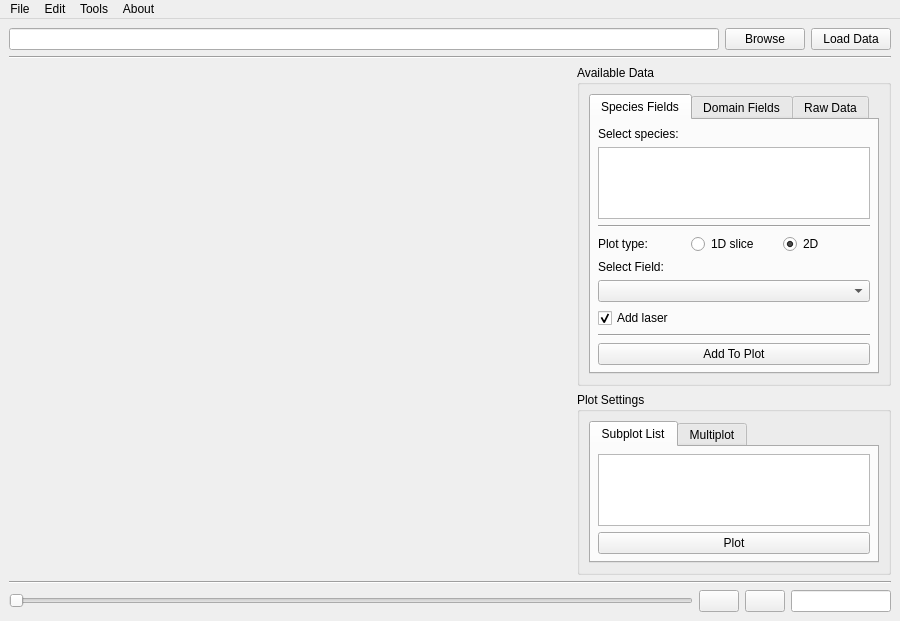
<?xml version="1.0" encoding="UTF-8"?>
<ui version="4.0">
 <class>DataVisualizer</class>
 <widget class="QMainWindow" name="DataVisualizer">
  <property name="geometry">
   <rect>
    <x>0</x>
    <y>0</y>
    <width>900</width>
    <height>611</height>
   </rect>
  </property>
  <property name="windowTitle">
   <string>VisualPIC</string>
  </property>
  <widget class="QWidget" name="centralwidget">
   <property name="enabled">
    <bool>true</bool>
   </property>
   <layout class="QHBoxLayout" name="horizontalLayout_5">
    <item>
     <layout class="QGridLayout" name="gridLayout">
      <item row="3" column="1">
       <widget class="Line" name="line">
        <property name="orientation">
         <enum>Qt::Horizontal</enum>
        </property>
       </widget>
      </item>
      <item row="1" column="1">
       <widget class="Line" name="line_2">
        <property name="orientation">
         <enum>Qt::Horizontal</enum>
        </property>
       </widget>
      </item>
      <item row="0" column="1">
       <layout class="QHBoxLayout" name="horizontalLayout">
        <item>
         <widget class="QLineEdit" name="folderLocation_lineEdit"/>
        </item>
        <item>
         <widget class="QPushButton" name="browse_Button">
          <property name="text">
           <string>Browse</string>
          </property>
         </widget>
        </item>
        <item>
         <widget class="QPushButton" name="loadData_Button">
          <property name="text">
           <string>Load Data</string>
          </property>
         </widget>
        </item>
       </layout>
      </item>
      <item row="4" column="1">
       <layout class="QHBoxLayout" name="horizontalLayout_2">
        <item>
         <widget class="QSlider" name="timeStep_Slider">
          <property name="sizePolicy">
           <sizepolicy hsizetype="Expanding" vsizetype="Minimum">
            <horstretch>0</horstretch>
            <verstretch>0</verstretch>
           </sizepolicy>
          </property>
          <property name="orientation">
           <enum>Qt::Horizontal</enum>
          </property>
         </widget>
        </item>
        <item>
         <widget class="QPushButton" name="prevStep_Button">
          <property name="text">
           <string/>
          </property>
         </widget>
        </item>
        <item>
         <widget class="QPushButton" name="nextStep_Button">
          <property name="text">
           <string/>
          </property>
         </widget>
        </item>
        <item>
         <widget class="QLineEdit" name="timeStep_LineEdit">
          <property name="maximumSize">
           <size>
            <width>100</width>
            <height>16777215</height>
           </size>
          </property>
         </widget>
        </item>
       </layout>
      </item>
      <item row="2" column="1">
       <layout class="QHBoxLayout" name="horizontalLayout_3">
        <item>
         <widget class="QWidget" name="plot_Widget" native="true">
          <property name="minimumSize">
           <size>
            <width>500</width>
            <height>500</height>
           </size>
          </property>
          <layout class="QVBoxLayout" name="plotWidget_layout">
           <property name="leftMargin">
            <number>0</number>
           </property>
           <property name="topMargin">
            <number>0</number>
           </property>
           <property name="rightMargin">
            <number>0</number>
           </property>
           <property name="bottomMargin">
            <number>0</number>
           </property>
          </layout>
         </widget>
        </item>
        <item>
         <widget class="QWidget" name="widget_2" native="true">
          <property name="sizePolicy">
           <sizepolicy hsizetype="Maximum" vsizetype="Preferred">
            <horstretch>0</horstretch>
            <verstretch>0</verstretch>
           </sizepolicy>
          </property>
          <property name="maximumSize">
           <size>
            <width>16777215</width>
            <height>16777215</height>
           </size>
          </property>
          <layout class="QVBoxLayout" name="verticalLayout_3">
           <property name="leftMargin">
            <number>0</number>
           </property>
           <property name="topMargin">
            <number>0</number>
           </property>
           <property name="rightMargin">
            <number>0</number>
           </property>
           <property name="bottomMargin">
            <number>0</number>
           </property>
           <item>
            <widget class="QGroupBox" name="groupBox_3">
             <property name="maximumSize">
              <size>
               <width>16777215</width>
               <height>16777215</height>
              </size>
             </property>
             <property name="title">
              <string>Available Data</string>
             </property>
             <layout class="QVBoxLayout" name="verticalLayout_6">
              <item>
               <widget class="QTabWidget" name="tabWidget">
                <property name="maximumSize">
                 <size>
                  <width>16777215</width>
                  <height>16777215</height>
                 </size>
                </property>
                <property name="currentIndex">
                 <number>0</number>
                </property>
                <widget class="QWidget" name="tab">
                 <attribute name="title">
                  <string>Species Fields</string>
                 </attribute>
                 <layout class="QVBoxLayout" name="verticalLayout_5">
                  <property name="leftMargin">
                   <number>7</number>
                  </property>
                  <property name="topMargin">
                   <number>7</number>
                  </property>
                  <property name="rightMargin">
                   <number>7</number>
                  </property>
                  <property name="bottomMargin">
                   <number>7</number>
                  </property>
                  <item>
                   <widget class="QLabel" name="label">
                    <property name="text">
                     <string>Select species:</string>
                    </property>
                   </widget>
                  </item>
                  <item>
                   <widget class="QListView" name="selectedSpecies_listView">
                    <property name="maximumSize">
                     <size>
                      <width>16777215</width>
                      <height>16777215</height>
                     </size>
                    </property>
                   </widget>
                  </item>
                  <item>
                   <widget class="Line" name="line_3">
                    <property name="orientation">
                     <enum>Qt::Horizontal</enum>
                    </property>
                   </widget>
                  </item>
                  <item>
                   <layout class="QHBoxLayout" name="horizontalLayout_16">
                    <item>
                     <widget class="QLabel" name="label_12">
                      <property name="text">
                       <string>Plot type:</string>
                      </property>
                     </widget>
                    </item>
                    <item>
                     <widget class="QRadioButton" name="oneDimSpeciesField_radioButton">
                      <property name="text">
                       <string>1D slice</string>
                      </property>
                     </widget>
                    </item>
                    <item>
                     <widget class="QRadioButton" name="twoDimSpeciesField_radioButton">
                      <property name="text">
                       <string>2D</string>
                      </property>
                      <property name="checked">
                       <bool>true</bool>
                      </property>
                     </widget>
                    </item>
                   </layout>
                  </item>
                  <item>
                   <widget class="QLabel" name="label_14">
                    <property name="text">
                     <string>Select Field:</string>
                    </property>
                   </widget>
                  </item>
                  <item>
                   <widget class="QComboBox" name="avSpeciesFields_comboBox"/>
                  </item>
                  <item>
                   <widget class="QCheckBox" name="addLaser_checkBox">
                    <property name="enabled">
                     <bool>true</bool>
                    </property>
                    <property name="text">
                     <string>Add laser</string>
                    </property>
                    <property name="checked">
                     <bool>true</bool>
                    </property>
                   </widget>
                  </item>
                  <item>
                   <spacer name="verticalSpacer_5">
                    <property name="orientation">
                     <enum>Qt::Vertical</enum>
                    </property>
                    <property name="sizeHint" stdset="0">
                     <size>
                      <width>20</width>
                      <height>40</height>
                     </size>
                    </property>
                   </spacer>
                  </item>
                  <item>
                   <widget class="Line" name="line_4">
                    <property name="orientation">
                     <enum>Qt::Horizontal</enum>
                    </property>
                   </widget>
                  </item>
                  <item>
                   <widget class="QPushButton" name="addSpeciesField_Button">
                    <property name="sizePolicy">
                     <sizepolicy hsizetype="Minimum" vsizetype="Fixed">
                      <horstretch>0</horstretch>
                      <verstretch>0</verstretch>
                     </sizepolicy>
                    </property>
                    <property name="text">
                     <string>Add To Plot</string>
                    </property>
                   </widget>
                  </item>
                 </layout>
                </widget>
                <widget class="QWidget" name="tab_2">
                 <attribute name="title">
                  <string>Domain Fields</string>
                 </attribute>
                 <layout class="QVBoxLayout" name="verticalLayout_2">
                  <property name="leftMargin">
                   <number>7</number>
                  </property>
                  <property name="topMargin">
                   <number>7</number>
                  </property>
                  <property name="rightMargin">
                   <number>7</number>
                  </property>
                  <property name="bottomMargin">
                   <number>7</number>
                  </property>
                  <item>
                   <layout class="QHBoxLayout" name="horizontalLayout_17">
                    <item>
                     <widget class="QLabel" name="label_15">
                      <property name="text">
                       <string>Plot type:</string>
                      </property>
                     </widget>
                    </item>
                    <item>
                     <widget class="QRadioButton" name="oneDimDomainField_radioButton">
                      <property name="text">
                       <string>1D slice</string>
                      </property>
                     </widget>
                    </item>
                    <item>
                     <widget class="QRadioButton" name="twoDimDomainField_radioButton">
                      <property name="text">
                       <string>2D</string>
                      </property>
                      <property name="checked">
                       <bool>true</bool>
                      </property>
                     </widget>
                    </item>
                   </layout>
                  </item>
                  <item>
                   <widget class="QLabel" name="label_16">
                    <property name="text">
                     <string>Select Field:</string>
                    </property>
                   </widget>
                  </item>
                  <item>
                   <widget class="QComboBox" name="av2DDomainFields_comboBox"/>
                  </item>
                  <item>
                   <spacer name="verticalSpacer">
                    <property name="orientation">
                     <enum>Qt::Vertical</enum>
                    </property>
                    <property name="sizeHint" stdset="0">
                     <size>
                      <width>20</width>
                      <height>145</height>
                     </size>
                    </property>
                   </spacer>
                  </item>
                  <item>
                   <widget class="Line" name="line_5">
                    <property name="orientation">
                     <enum>Qt::Horizontal</enum>
                    </property>
                   </widget>
                  </item>
                  <item>
                   <widget class="QPushButton" name="addDomainField_Button">
                    <property name="text">
                     <string>Add To Plot</string>
                    </property>
                   </widget>
                  </item>
                 </layout>
                </widget>
                <widget class="QWidget" name="tab_6">
                 <attribute name="title">
                  <string>Raw Data</string>
                 </attribute>
                 <layout class="QVBoxLayout" name="verticalLayout_4">
                  <property name="leftMargin">
                   <number>7</number>
                  </property>
                  <property name="topMargin">
                   <number>7</number>
                  </property>
                  <property name="rightMargin">
                   <number>7</number>
                  </property>
                  <property name="bottomMargin">
                   <number>7</number>
                  </property>
                  <item>
                   <layout class="QHBoxLayout" name="horizontalLayout_15">
                    <item>
                     <widget class="QLabel" name="label_6">
                      <property name="text">
                       <string>Species:</string>
                      </property>
                     </widget>
                    </item>
                    <item>
                     <widget class="QComboBox" name="rawFieldSpecies_comboBox"/>
                    </item>
                   </layout>
                  </item>
                  <item>
                   <layout class="QHBoxLayout" name="horizontalLayout_7">
                    <item>
                     <widget class="QLabel" name="label_2">
                      <property name="text">
                       <string>Plot:</string>
                      </property>
                     </widget>
                    </item>
                    <item>
                     <widget class="QRadioButton" name="rawPlotType_radioButton_1">
                      <property name="text">
                       <string>2D</string>
                      </property>
                      <property name="checked">
                       <bool>true</bool>
                      </property>
                     </widget>
                    </item>
                    <item>
                     <widget class="QRadioButton" name="rawPlotType_radioButton_2">
                      <property name="text">
                       <string>3D</string>
                      </property>
                      <property name="checked">
                       <bool>false</bool>
                      </property>
                     </widget>
                    </item>
                    <item>
                     <widget class="QRadioButton" name="rawPlotType_radioButton_3">
                      <property name="text">
                       <string>Premade fullpage plots</string>
                      </property>
                     </widget>
                    </item>
                   </layout>
                  </item>
                  <item>
                   <widget class="QWidget" name="freeRaw_widget" native="true">
                    <layout class="QVBoxLayout" name="verticalLayout_13">
                     <property name="leftMargin">
                      <number>0</number>
                     </property>
                     <property name="topMargin">
                      <number>0</number>
                     </property>
                     <property name="rightMargin">
                      <number>0</number>
                     </property>
                     <property name="bottomMargin">
                      <number>0</number>
                     </property>
                     <item>
                      <layout class="QHBoxLayout" name="horizontalLayout_11">
                       <item>
                        <widget class="QLabel" name="label_4">
                         <property name="text">
                          <string>X axis:</string>
                         </property>
                        </widget>
                       </item>
                       <item>
                        <widget class="QComboBox" name="xRaw_comboBox"/>
                       </item>
                      </layout>
                     </item>
                     <item>
                      <layout class="QHBoxLayout" name="horizontalLayout_13">
                       <item>
                        <widget class="QLabel" name="label_3">
                         <property name="text">
                          <string>Y axis:</string>
                         </property>
                        </widget>
                       </item>
                       <item>
                        <widget class="QComboBox" name="yRaw_comboBox"/>
                       </item>
                      </layout>
                     </item>
                     <item>
                      <layout class="QHBoxLayout" name="horizontalLayout_14">
                       <item>
                        <widget class="QLabel" name="label_5">
                         <property name="text">
                          <string>Z axis:</string>
                         </property>
                        </widget>
                       </item>
                       <item>
                        <widget class="QComboBox" name="zRaw_comboBox">
                         <property name="enabled">
                          <bool>false</bool>
                         </property>
                        </widget>
                       </item>
                      </layout>
                     </item>
                     <item>
                      <spacer name="verticalSpacer_6">
                       <property name="orientation">
                        <enum>Qt::Vertical</enum>
                       </property>
                       <property name="sizeHint" stdset="0">
                        <size>
                         <width>20</width>
                         <height>40</height>
                        </size>
                       </property>
                      </spacer>
                     </item>
                     <item>
                      <widget class="Line" name="line_6">
                       <property name="orientation">
                        <enum>Qt::Horizontal</enum>
                       </property>
                      </widget>
                     </item>
                     <item>
                      <widget class="QPushButton" name="addRawField_Button">
                       <property name="text">
                        <string>Add To Plot</string>
                       </property>
                      </widget>
                     </item>
                    </layout>
                   </widget>
                  </item>
                  <item>
                   <widget class="QWidget" name="premadeRaw_widget" native="true">
                    <property name="enabled">
                     <bool>true</bool>
                    </property>
                    <layout class="QVBoxLayout" name="verticalLayout_14">
                     <property name="leftMargin">
                      <number>0</number>
                     </property>
                     <property name="topMargin">
                      <number>0</number>
                     </property>
                     <property name="rightMargin">
                      <number>0</number>
                     </property>
                     <property name="bottomMargin">
                      <number>0</number>
                     </property>
                     <item>
                      <widget class="QComboBox" name="premadeRawPlot_comboBox"/>
                     </item>
                     <item>
                      <spacer name="verticalSpacer_4">
                       <property name="orientation">
                        <enum>Qt::Vertical</enum>
                       </property>
                       <property name="sizeHint" stdset="0">
                        <size>
                         <width>20</width>
                         <height>40</height>
                        </size>
                       </property>
                      </spacer>
                     </item>
                     <item>
                      <widget class="Line" name="line_7">
                       <property name="orientation">
                        <enum>Qt::Horizontal</enum>
                       </property>
                      </widget>
                     </item>
                     <item>
                      <widget class="QPushButton" name="premadeRawPlot_Button">
                       <property name="text">
                        <string>Make Plot</string>
                       </property>
                      </widget>
                     </item>
                    </layout>
                   </widget>
                  </item>
                 </layout>
                </widget>
               </widget>
              </item>
             </layout>
            </widget>
           </item>
           <item>
            <widget class="QGroupBox" name="groupBox_4">
             <property name="title">
              <string>Plot Settings</string>
             </property>
             <layout class="QVBoxLayout" name="verticalLayout_8">
              <item>
               <widget class="QTabWidget" name="tabWidget_2">
                <property name="currentIndex">
                 <number>0</number>
                </property>
                <widget class="QWidget" name="tab_3">
                 <attribute name="title">
                  <string>Subplot List</string>
                 </attribute>
                 <layout class="QVBoxLayout" name="verticalLayout_9">
                  <property name="leftMargin">
                   <number>7</number>
                  </property>
                  <property name="topMargin">
                   <number>7</number>
                  </property>
                  <property name="rightMargin">
                   <number>7</number>
                  </property>
                  <property name="bottomMargin">
                   <number>7</number>
                  </property>
                  <item>
                   <widget class="QListWidget" name="fieldsToPlot_listWidget"/>
                  </item>
                  <item>
                   <widget class="QPushButton" name="plot_pushButton">
                    <property name="text">
                     <string>Plot</string>
                    </property>
                   </widget>
                  </item>
                 </layout>
                </widget>
                <widget class="QWidget" name="tab_4">
                 <attribute name="title">
                  <string>Multiplot</string>
                 </attribute>
                 <layout class="QVBoxLayout" name="verticalLayout_10">
                  <property name="leftMargin">
                   <number>7</number>
                  </property>
                  <property name="topMargin">
                   <number>7</number>
                  </property>
                  <property name="rightMargin">
                   <number>7</number>
                  </property>
                  <property name="bottomMargin">
                   <number>7</number>
                  </property>
                  <item>
                   <layout class="QHBoxLayout" name="horizontalLayout_9">
                    <item>
                     <widget class="QLabel" name="label_10">
                      <property name="text">
                       <string>Number of rows:</string>
                      </property>
                     </widget>
                    </item>
                    <item>
                     <widget class="QSpinBox" name="rows_spinBox">
                      <property name="minimum">
                       <number>1</number>
                      </property>
                      <property name="maximum">
                       <number>10</number>
                      </property>
                      <property name="value">
                       <number>1</number>
                      </property>
                     </widget>
                    </item>
                   </layout>
                  </item>
                  <item>
                   <layout class="QHBoxLayout" name="horizontalLayout_10">
                    <item>
                     <widget class="QLabel" name="label_11">
                      <property name="text">
                       <string>Number of columns:</string>
                      </property>
                     </widget>
                    </item>
                    <item>
                     <widget class="QSpinBox" name="columns_spinBox">
                      <property name="minimum">
                       <number>1</number>
                      </property>
                      <property name="maximum">
                       <number>10</number>
                      </property>
                      <property name="value">
                       <number>1</number>
                      </property>
                     </widget>
                    </item>
                   </layout>
                  </item>
                  <item>
                   <layout class="QHBoxLayout" name="horizontalLayout_12">
                    <item>
                     <widget class="QLabel" name="label_13">
                      <property name="text">
                       <string>Plot on position:</string>
                      </property>
                     </widget>
                    </item>
                    <item>
                     <widget class="QComboBox" name="plotPosition_comboBox"/>
                    </item>
                   </layout>
                  </item>
                  <item>
                   <spacer name="verticalSpacer_3">
                    <property name="orientation">
                     <enum>Qt::Vertical</enum>
                    </property>
                    <property name="sizeHint" stdset="0">
                     <size>
                      <width>20</width>
                      <height>40</height>
                     </size>
                    </property>
                   </spacer>
                  </item>
                 </layout>
                </widget>
               </widget>
              </item>
             </layout>
            </widget>
           </item>
          </layout>
         </widget>
        </item>
       </layout>
      </item>
     </layout>
    </item>
   </layout>
  </widget>
  <widget class="QMenuBar" name="menuBar">
   <property name="geometry">
    <rect>
     <x>0</x>
     <y>0</y>
     <width>900</width>
     <height>19</height>
    </rect>
   </property>
   <widget class="QMenu" name="menuFile">
    <property name="title">
     <string>File</string>
    </property>
    <addaction name="actionOpen_Folder"/>
   </widget>
   <widget class="QMenu" name="menuTools">
    <property name="title">
     <string>Tools</string>
    </property>
    <addaction name="actionParticle_Tracker"/>
    <addaction name="actionMake_video"/>
    <addaction name="action3D_Visualizer"/>
   </widget>
   <widget class="QMenu" name="menuAbout">
    <property name="title">
     <string>About</string>
    </property>
    <addaction name="actionAbout"/>
   </widget>
   <widget class="QMenu" name="menuEdit">
    <property name="title">
     <string>Edit</string>
    </property>
    <addaction name="actionSimulation_parameters"/>
   </widget>
   <addaction name="menuFile"/>
   <addaction name="menuEdit"/>
   <addaction name="menuTools"/>
   <addaction name="menuAbout"/>
  </widget>
  <action name="actionOpen_Folder">
   <property name="text">
    <string>Open Folder</string>
   </property>
  </action>
  <action name="actionMake_video">
   <property name="text">
    <string>Create animation</string>
   </property>
  </action>
  <action name="actionAbout">
   <property name="text">
    <string>About</string>
   </property>
  </action>
  <action name="actionParticle_Tracker">
   <property name="text">
    <string>Particle Tracker</string>
   </property>
  </action>
  <action name="actionSimulation_parameters">
   <property name="text">
    <string>Simulation parameters</string>
   </property>
  </action>
  <action name="action3D_Visualizer">
   <property name="text">
    <string>3D Visualizer</string>
   </property>
  </action>
 </widget>
 <resources/>
 <connections/>
</ui>
